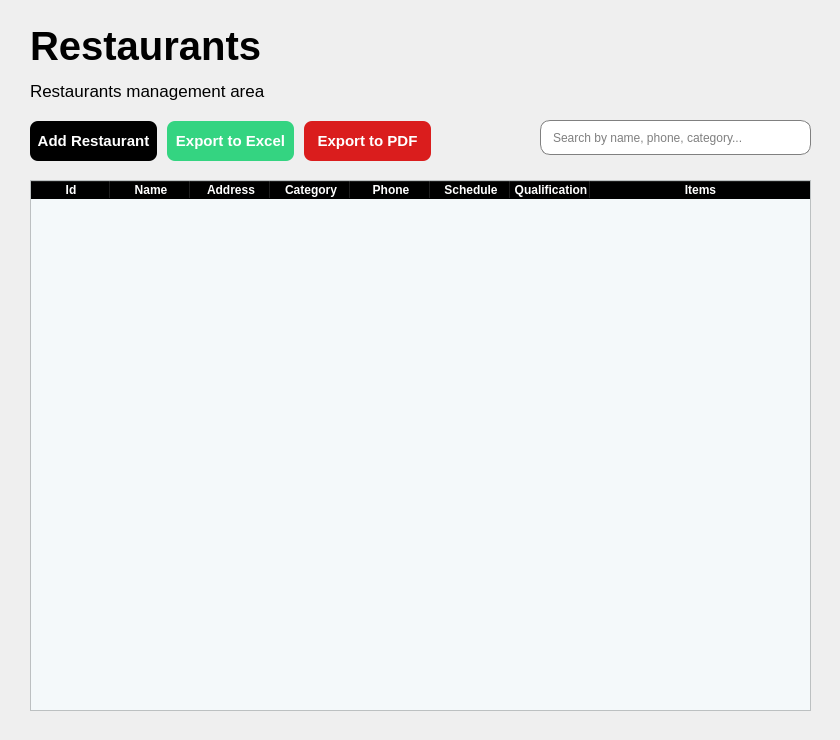
<?xml version="1.0" encoding="UTF-8"?>
<ui version="4.0">
 <class>main_screen_widget</class>
 <widget class="QWidget" name="main_screen_widget">
  <property name="geometry">
   <rect>
    <x>0</x>
    <y>0</y>
    <width>840</width>
    <height>740</height>
   </rect>
  </property>
  <property name="minimumSize">
   <size>
    <width>840</width>
    <height>740</height>
   </size>
  </property>
  <property name="maximumSize">
   <size>
    <width>840</width>
    <height>740</height>
   </size>
  </property>
  <property name="windowTitle">
   <string>Form</string>
  </property>
  <widget class="QStackedWidget" name="stackedWidget">
   <property name="geometry">
    <rect>
     <x>10</x>
     <y>20</y>
     <width>841</width>
     <height>701</height>
    </rect>
   </property>
   <property name="currentIndex">
    <number>2</number>
   </property>
   <widget class="QWidget" name="page_consultas">
    <widget class="QLabel" name="label">
     <property name="geometry">
      <rect>
       <x>360</x>
       <y>220</y>
       <width>91</width>
       <height>61</height>
      </rect>
     </property>
     <property name="text">
      <string>Consultas</string>
     </property>
    </widget>
   </widget>
   <widget class="QWidget" name="page_usuarios">
    <widget class="QTableWidget" name="tabla_users">
     <property name="geometry">
      <rect>
       <x>20</x>
       <y>160</y>
       <width>781</width>
       <height>531</height>
      </rect>
     </property>
     <property name="styleSheet">
      <string notr="true">QHeaderView::section{
	font-weight: bold;
	background-color: black;
	color: white;
}

QTableWidget{
	alternate-background-color: #B0EDFB;
	background-color: #F4F9FA;
}</string>
     </property>
     <property name="alternatingRowColors">
      <bool>true</bool>
     </property>
     <property name="textElideMode">
      <enum>Qt::TextElideMode::ElideMiddle</enum>
     </property>
     <property name="columnCount">
      <number>7</number>
     </property>
     <attribute name="horizontalHeaderVisible">
      <bool>true</bool>
     </attribute>
     <attribute name="horizontalHeaderCascadingSectionResizes">
      <bool>false</bool>
     </attribute>
     <attribute name="horizontalHeaderDefaultSectionSize">
      <number>80</number>
     </attribute>
     <attribute name="horizontalHeaderShowSortIndicator" stdset="0">
      <bool>false</bool>
     </attribute>
     <attribute name="horizontalHeaderStretchLastSection">
      <bool>true</bool>
     </attribute>
     <attribute name="verticalHeaderVisible">
      <bool>false</bool>
     </attribute>
     <attribute name="verticalHeaderCascadingSectionResizes">
      <bool>false</bool>
     </attribute>
     <attribute name="verticalHeaderStretchLastSection">
      <bool>false</bool>
     </attribute>
     <column>
      <property name="text">
       <string>Id</string>
      </property>
     </column>
     <column>
      <property name="text">
       <string>Username</string>
      </property>
     </column>
     <column>
      <property name="text">
       <string>Email</string>
      </property>
     </column>
     <column>
      <property name="text">
       <string>Address</string>
      </property>
     </column>
     <column>
      <property name="text">
       <string>Phone</string>
      </property>
     </column>
     <column>
      <property name="text">
       <string>CreationDate</string>
      </property>
     </column>
     <column>
      <property name="text">
       <string>Items</string>
      </property>
     </column>
    </widget>
    <widget class="QLineEdit" name="lineEdit_search_email">
     <property name="geometry">
      <rect>
       <x>530</x>
       <y>100</y>
       <width>271</width>
       <height>35</height>
      </rect>
     </property>
     <property name="minimumSize">
      <size>
       <width>0</width>
       <height>35</height>
      </size>
     </property>
     <property name="maximumSize">
      <size>
       <width>16777215</width>
       <height>35</height>
      </size>
     </property>
     <property name="styleSheet">
      <string notr="true">QLineEdit{
	padding-left: 10px;
	border: 1px solid gray;
	border-radius: 10px;
}
</string>
     </property>
     <property name="placeholderText">
      <string>Search by username or email...</string>
     </property>
    </widget>
    <widget class="QLabel" name="users_management">
     <property name="geometry">
      <rect>
       <x>20</x>
       <y>50</y>
       <width>221</width>
       <height>41</height>
      </rect>
     </property>
     <property name="font">
      <font>
       <pointsize>13</pointsize>
      </font>
     </property>
     <property name="text">
      <string>Users management area</string>
     </property>
    </widget>
    <widget class="QLabel" name="users_tittle">
     <property name="geometry">
      <rect>
       <x>20</x>
       <y>0</y>
       <width>121</width>
       <height>51</height>
      </rect>
     </property>
     <property name="font">
      <font>
       <pointsize>30</pointsize>
       <bold>true</bold>
      </font>
     </property>
     <property name="text">
      <string>Users</string>
     </property>
    </widget>
    <widget class="QWidget" name="layoutWidget">
     <property name="geometry">
      <rect>
       <x>20</x>
       <y>100</y>
       <width>401</width>
       <height>42</height>
      </rect>
     </property>
     <layout class="QHBoxLayout" name="horizontalLayout_2">
      <property name="spacing">
       <number>10</number>
      </property>
      <item>
       <widget class="QPushButton" name="btn_addUser_2">
        <property name="minimumSize">
         <size>
          <width>0</width>
          <height>40</height>
         </size>
        </property>
        <property name="styleSheet">
         <string notr="true">QPushButton{
	
	background-color: rgb(0, 0, 0);
	color: white;
	border: none;
	border-radius: 8px;
	font-weight: bold;
	font-size: 15px
}</string>
        </property>
        <property name="text">
         <string>Add User</string>
        </property>
       </widget>
      </item>
      <item>
       <widget class="QPushButton" name="btn_exportToExcel">
        <property name="minimumSize">
         <size>
          <width>0</width>
          <height>40</height>
         </size>
        </property>
        <property name="styleSheet">
         <string notr="true">QPushButton{
	background-color: #34D481;
	color: white;
	border: none;
	border-radius: 8px;
	font-weight: bold;
	font-size: 15px
}</string>
        </property>
        <property name="text">
         <string>Export to Excel</string>
        </property>
       </widget>
      </item>
      <item>
       <widget class="QPushButton" name="btn_exportToPDF">
        <property name="minimumSize">
         <size>
          <width>0</width>
          <height>40</height>
         </size>
        </property>
        <property name="styleSheet">
         <string notr="true">QPushButton{
	
	background-color: rgb(218, 29, 29);
	color: white;
	border: none;
	border-radius: 8px;
	font-weight: bold;
	font-size: 15px
}</string>
        </property>
        <property name="text">
         <string>Export to PDF</string>
        </property>
       </widget>
      </item>
     </layout>
    </widget>
   </widget>
   <widget class="QWidget" name="page_restaurantes">
    <widget class="QTableWidget" name="tabla_restaurants">
     <property name="geometry">
      <rect>
       <x>20</x>
       <y>160</y>
       <width>781</width>
       <height>531</height>
      </rect>
     </property>
     <property name="styleSheet">
      <string notr="true">QHeaderView::section{
	font-weight: bold;
	background-color: black;
	color: white;
}

QTableWidget{
	alternate-background-color: #B0EDFB;
	background-color: #F4F9FA;
}</string>
     </property>
     <property name="alternatingRowColors">
      <bool>true</bool>
     </property>
     <property name="textElideMode">
      <enum>Qt::TextElideMode::ElideMiddle</enum>
     </property>
     <property name="columnCount">
      <number>8</number>
     </property>
     <attribute name="horizontalHeaderVisible">
      <bool>true</bool>
     </attribute>
     <attribute name="horizontalHeaderCascadingSectionResizes">
      <bool>false</bool>
     </attribute>
     <attribute name="horizontalHeaderDefaultSectionSize">
      <number>80</number>
     </attribute>
     <attribute name="horizontalHeaderShowSortIndicator" stdset="0">
      <bool>false</bool>
     </attribute>
     <attribute name="horizontalHeaderStretchLastSection">
      <bool>true</bool>
     </attribute>
     <attribute name="verticalHeaderVisible">
      <bool>false</bool>
     </attribute>
     <attribute name="verticalHeaderCascadingSectionResizes">
      <bool>false</bool>
     </attribute>
     <attribute name="verticalHeaderStretchLastSection">
      <bool>false</bool>
     </attribute>
     <column>
      <property name="text">
       <string>Id</string>
      </property>
     </column>
     <column>
      <property name="text">
       <string>Name</string>
      </property>
     </column>
     <column>
      <property name="text">
       <string>Address</string>
      </property>
     </column>
     <column>
      <property name="text">
       <string>Category</string>
      </property>
     </column>
     <column>
      <property name="text">
       <string>Phone</string>
      </property>
     </column>
     <column>
      <property name="text">
       <string>Schedule</string>
      </property>
     </column>
     <column>
      <property name="text">
       <string>Qualification</string>
      </property>
     </column>
     <column>
      <property name="text">
       <string>Items</string>
      </property>
     </column>
    </widget>
    <widget class="QLineEdit" name="lineEdit_searchByNameCategoryTlfn">
     <property name="geometry">
      <rect>
       <x>530</x>
       <y>100</y>
       <width>271</width>
       <height>35</height>
      </rect>
     </property>
     <property name="minimumSize">
      <size>
       <width>0</width>
       <height>35</height>
      </size>
     </property>
     <property name="maximumSize">
      <size>
       <width>16777215</width>
       <height>35</height>
      </size>
     </property>
     <property name="styleSheet">
      <string notr="true">QLineEdit{
	padding-left: 10px;
	border: 1px solid gray;
	border-radius: 10px;
}
</string>
     </property>
     <property name="placeholderText">
      <string>Search by name, phone, category...</string>
     </property>
    </widget>
    <widget class="QLabel" name="restaurant_management">
     <property name="geometry">
      <rect>
       <x>20</x>
       <y>50</y>
       <width>261</width>
       <height>41</height>
      </rect>
     </property>
     <property name="font">
      <font>
       <pointsize>13</pointsize>
      </font>
     </property>
     <property name="text">
      <string>Restaurants management area</string>
     </property>
    </widget>
    <widget class="QWidget" name="layoutWidget_2">
     <property name="geometry">
      <rect>
       <x>20</x>
       <y>100</y>
       <width>401</width>
       <height>42</height>
      </rect>
     </property>
     <layout class="QHBoxLayout" name="horizontalLayout_6">
      <property name="spacing">
       <number>10</number>
      </property>
      <item>
       <widget class="QPushButton" name="btn_addRestaurant">
        <property name="minimumSize">
         <size>
          <width>0</width>
          <height>40</height>
         </size>
        </property>
        <property name="styleSheet">
         <string notr="true">QPushButton{
	
	background-color: rgb(0, 0, 0);
	color: white;
	border: none;
	border-radius: 8px;
	font-weight: bold;
	font-size: 15px
}</string>
        </property>
        <property name="text">
         <string>Add Restaurant</string>
        </property>
       </widget>
      </item>
      <item>
       <widget class="QPushButton" name="btn_exportToExcel_5">
        <property name="minimumSize">
         <size>
          <width>0</width>
          <height>40</height>
         </size>
        </property>
        <property name="styleSheet">
         <string notr="true">QPushButton{
	background-color: #34D481;
	color: white;
	border: none;
	border-radius: 8px;
	font-weight: bold;
	font-size: 15px
}</string>
        </property>
        <property name="text">
         <string>Export to Excel</string>
        </property>
       </widget>
      </item>
      <item>
       <widget class="QPushButton" name="btn_exportToPDF_5">
        <property name="minimumSize">
         <size>
          <width>0</width>
          <height>40</height>
         </size>
        </property>
        <property name="styleSheet">
         <string notr="true">QPushButton{
	
	background-color: rgb(218, 29, 29);
	color: white;
	border: none;
	border-radius: 8px;
	font-weight: bold;
	font-size: 15px
}</string>
        </property>
        <property name="text">
         <string>Export to PDF</string>
        </property>
       </widget>
      </item>
     </layout>
    </widget>
    <widget class="QLabel" name="restaurant_tittle">
     <property name="geometry">
      <rect>
       <x>20</x>
       <y>0</y>
       <width>241</width>
       <height>51</height>
      </rect>
     </property>
     <property name="font">
      <font>
       <pointsize>30</pointsize>
       <bold>true</bold>
      </font>
     </property>
     <property name="text">
      <string>Restaurants</string>
     </property>
    </widget>
   </widget>
   <widget class="QWidget" name="page_platos"/>
   <widget class="QWidget" name="page_pedidos"/>
   <widget class="QWidget" name="page_detallesPedidos"/>
   <widget class="QWidget" name="page_repartidores">
    <widget class="QLabel" name="label_3">
     <property name="geometry">
      <rect>
       <x>20</x>
       <y>10</y>
       <width>121</width>
       <height>51</height>
      </rect>
     </property>
     <property name="font">
      <font>
       <pointsize>30</pointsize>
       <bold>true</bold>
      </font>
     </property>
     <property name="text">
      <string>Users</string>
     </property>
    </widget>
    <widget class="QLabel" name="label_4">
     <property name="geometry">
      <rect>
       <x>20</x>
       <y>60</y>
       <width>221</width>
       <height>41</height>
      </rect>
     </property>
     <property name="font">
      <font>
       <pointsize>13</pointsize>
      </font>
     </property>
     <property name="text">
      <string>Users management area</string>
     </property>
    </widget>
    <widget class="QTableWidget" name="tableWidget">
     <property name="geometry">
      <rect>
       <x>20</x>
       <y>170</y>
       <width>781</width>
       <height>531</height>
      </rect>
     </property>
     <property name="styleSheet">
      <string notr="true">QHeaderView::section{
	font-weight: bold;
	background-color: black;
	color: white;
}

QTableWidget{
	alternate-background-color: #B0EDFB;
	background-color: #F4F9FA;
}</string>
     </property>
     <property name="alternatingRowColors">
      <bool>true</bool>
     </property>
     <attribute name="horizontalHeaderVisible">
      <bool>true</bool>
     </attribute>
     <attribute name="horizontalHeaderCascadingSectionResizes">
      <bool>false</bool>
     </attribute>
     <attribute name="horizontalHeaderDefaultSectionSize">
      <number>156</number>
     </attribute>
     <attribute name="horizontalHeaderShowSortIndicator" stdset="0">
      <bool>false</bool>
     </attribute>
     <attribute name="horizontalHeaderStretchLastSection">
      <bool>false</bool>
     </attribute>
     <attribute name="verticalHeaderCascadingSectionResizes">
      <bool>false</bool>
     </attribute>
     <attribute name="verticalHeaderStretchLastSection">
      <bool>false</bool>
     </attribute>
     <column>
      <property name="text">
       <string>Name</string>
      </property>
     </column>
     <column>
      <property name="text">
       <string>Email</string>
      </property>
     </column>
     <column>
      <property name="text">
       <string>Address</string>
      </property>
     </column>
     <column>
      <property name="text">
       <string>Phone</string>
      </property>
     </column>
     <column>
      <property name="text">
       <string>CreationDate</string>
      </property>
     </column>
    </widget>
    <widget class="QLineEdit" name="lineEdit">
     <property name="geometry">
      <rect>
       <x>530</x>
       <y>110</y>
       <width>271</width>
       <height>35</height>
      </rect>
     </property>
     <property name="minimumSize">
      <size>
       <width>0</width>
       <height>35</height>
      </size>
     </property>
     <property name="maximumSize">
      <size>
       <width>16777215</width>
       <height>35</height>
      </size>
     </property>
     <property name="styleSheet">
      <string notr="true">QLineEdit{
	padding-left: 10px;
	border: 1px solid gray;
	border-radius: 10px;
}
</string>
     </property>
     <property name="placeholderText">
      <string>Search by username, email...</string>
     </property>
    </widget>
    <widget class="QWidget" name="layoutWidget">
     <property name="geometry">
      <rect>
       <x>20</x>
       <y>110</y>
       <width>401</width>
       <height>42</height>
      </rect>
     </property>
     <layout class="QHBoxLayout" name="horizontalLayout">
      <property name="spacing">
       <number>10</number>
      </property>
      <item>
       <widget class="QPushButton" name="btn_addUser">
        <property name="minimumSize">
         <size>
          <width>0</width>
          <height>40</height>
         </size>
        </property>
        <property name="styleSheet">
         <string notr="true">QPushButton{
	
	background-color: rgb(0, 0, 0);
	color: white;
	border: none;
	border-radius: 8px;
	font-weight: bold;
	font-size: 15px
}</string>
        </property>
        <property name="text">
         <string>Add User</string>
        </property>
       </widget>
      </item>
      <item>
       <widget class="QPushButton" name="btn_cancel">
        <property name="minimumSize">
         <size>
          <width>0</width>
          <height>40</height>
         </size>
        </property>
        <property name="styleSheet">
         <string notr="true">QPushButton{
	background-color: #34D481;
	color: white;
	border: none;
	border-radius: 8px;
	font-weight: bold;
	font-size: 15px
}</string>
        </property>
        <property name="text">
         <string>Export to Excel</string>
        </property>
       </widget>
      </item>
      <item>
       <widget class="QPushButton" name="btn_cancel_2">
        <property name="minimumSize">
         <size>
          <width>0</width>
          <height>40</height>
         </size>
        </property>
        <property name="styleSheet">
         <string notr="true">QPushButton{
	
	background-color: rgb(218, 29, 29);
	color: white;
	border: none;
	border-radius: 8px;
	font-weight: bold;
	font-size: 15px
}</string>
        </property>
        <property name="text">
         <string>Export to PDF</string>
        </property>
       </widget>
      </item>
     </layout>
    </widget>
   </widget>
  </widget>
 </widget>
 <resources/>
 <connections/>
</ui>
